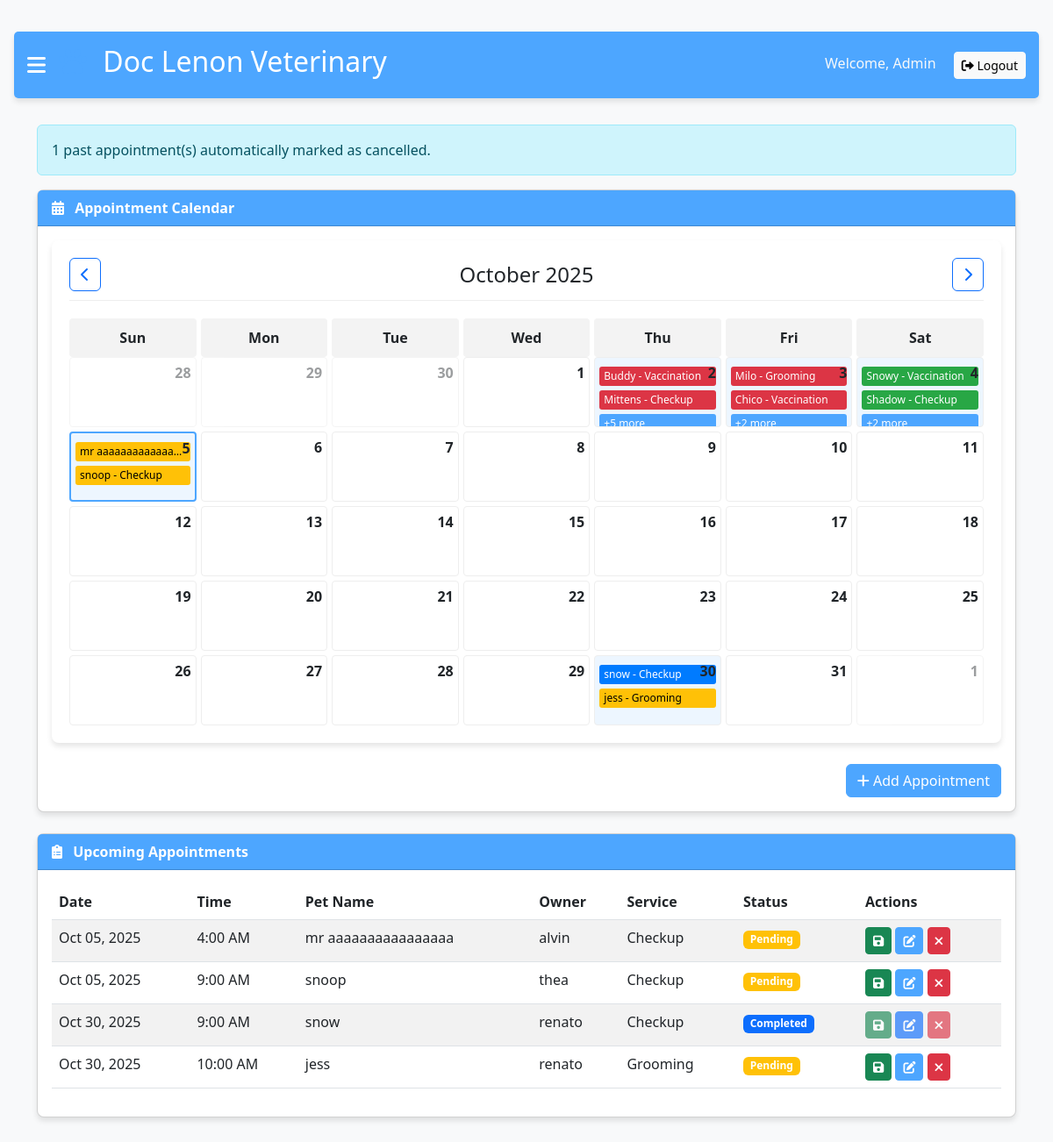
The page /calendar.php (signed in) on the database as committed earlier.
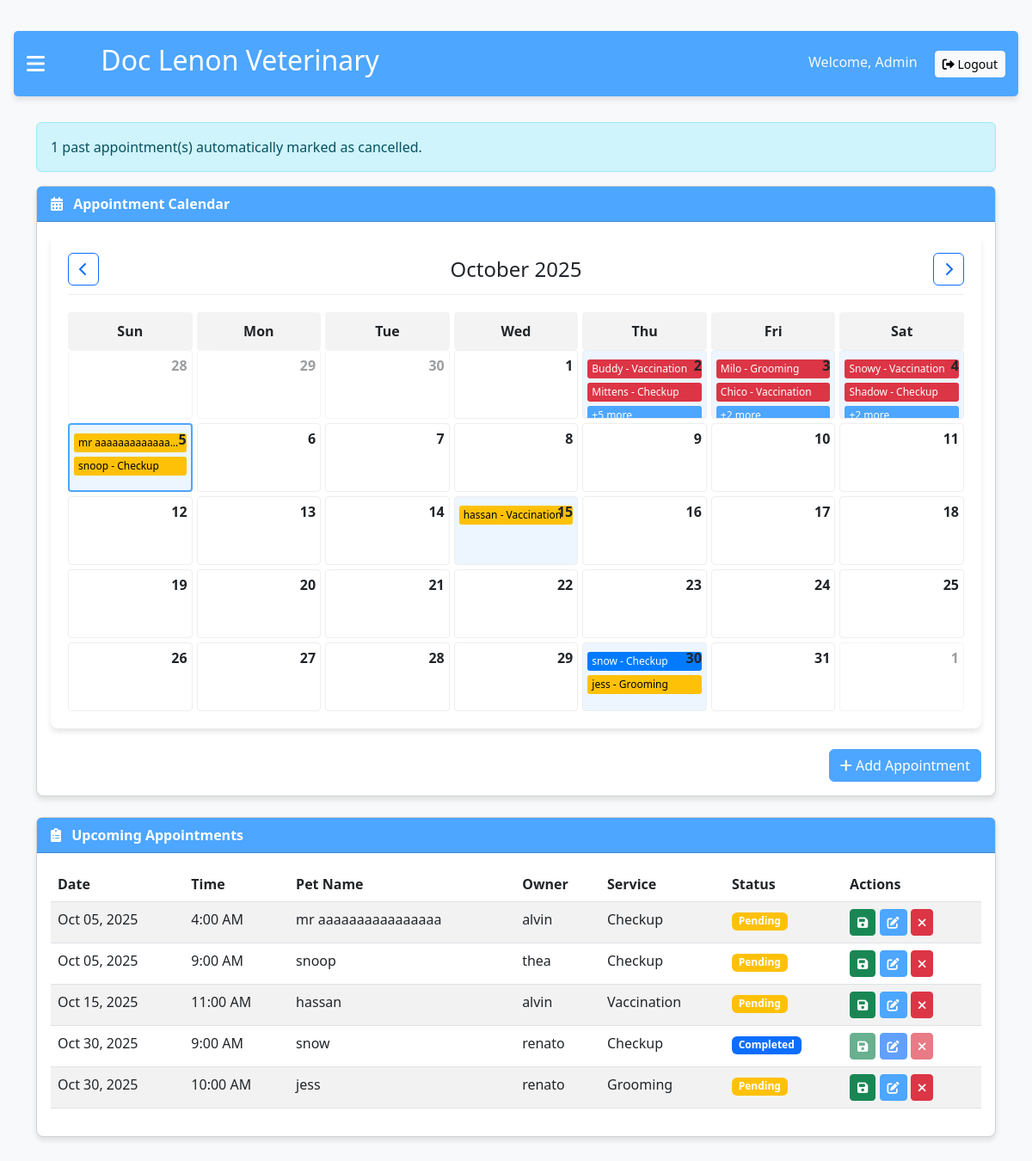
The same page on the database as committed later.
### tables this page shows
CREATE TABLE `appointments` (
  `id` int(11) NOT NULL,
  `appointment_date` date NOT NULL,
  `appointment_time` time NOT NULL,
  `pet_name` varchar(100) NOT NULL,
  `pet_type` varchar(50) NOT NULL,
  `owner_name` varchar(100) NOT NULL,
  `owner_phone` varchar(20) NOT NULL,
  `service_type` varchar(50) NOT NULL,
  `notes` text DEFAULT NULL,
  `status` varchar(20) DEFAULT 'Pending',
  `created_at` timestamp NOT NULL DEFAULT current_timestamp()
);

### calendar.php (the view, shortened to what the changed rows need)
<?php
$servername = "localhost";
$username = "root";
$password = "";
$dbname = "taho";
$conn = new mysqli($servername, $username, $password, $dbname);
$year = isset($_GET['year']) ? intval($_GET['year']) : date('Y');
$month = isset($_GET['month']) ? intval($_GET['month']) : date('n');
$firstDayOfMonth = mktime(0, 0, 0, $month, 1, $year);
$numberDays = date('t', $firstDayOfMonth);
$dateComponents = getdate($firstDayOfMonth);
$dayOfWeek = $dateComponents['wday'];
$upcomingAppointments = [];
$sql = "SELECT id, appointment_date, appointment_time, pet_name, owner_name, service_type, status
        FROM appointments
        WHERE appointment_date >= CURDATE()
        ORDER BY appointment_date, appointment_time";
$result = $conn->query($sql);
if ($result->num_rows > 0) {
    while ($row = $result->fetch_assoc()) {
        $upcomingAppointments[] = [
            'id' => $row['id'],
            'date' => date('M d, Y', strtotime($row['appointment_date'])),
            'time' => date('g:i A', strtotime($row['appointment_time'])),
            'pet_name' => $row['pet_name'],
            'owner' => $row['owner_name'],
            'service' => $row['service_type'],
            'status' => $row['status']
        ];
    }
}
$appointments = [];
$sql = "SELECT id, appointment_date, appointment_time, pet_name, service_type, status
        FROM appointments";
$result = $conn->query($sql);
if ($result->num_rows > 0) {
    while ($row = $result->fetch_assoc()) {
        $date = $row['appointment_date'];
        $appointments[$date][] = [
            'id' => $row['id'],
            'time' => date('g:i A', strtotime($row['appointment_time'])),
            'pet_name' => $row['pet_name'],
            'service' => $row['service_type'],
            'status' => $row['status'] ?? 'Pending'
        ];
    }
}
?>
<!DOCTYPE html>
<html lang="en">
<head>
    <link href="https://cdn.jsdelivr.net/npm/bootstrap@5.3.0-alpha1/dist/css/bootstrap.min.css" rel="stylesheet">
    <link rel="stylesheet" href="https://cdnjs.cloudflare.com/ajax/libs/font-awesome/6.0.0/css/all.min.css">
</head>
    <div id="main" class="main-content">
        <div class="admin-header">
            <div class="d-flex align-items-center">
                <h2><i class="fas fa-paw paw-logo"></i> Doc Lenon Veterinary</h2>
            </div>
        </div>
        <div class="container">
            <div class="row">
                <div class="col-md-12">
                    <div class="card mb-4">
                        <div class="card-body">
                            <div class="calendar">
                                <div class="calendar-dates">
                                    <?php
                                    for ($i = 0; $i < $dayOfWeek; $i++) {
                                        $lastMonthDay = date('j', strtotime('last day of previous month', $firstDayOfMonth));
                                        $dayNum = $lastMonthDay - $dayOfWeek + $i + 1;
                                        echo '<div class="calendar-date text-muted">';
                                        echo '<div class="date-number">' . $dayNum . '</div>';
                                        echo '</div>';
                                    }
                                    for ($day = 1; $day <= $numberDays; $day++) {
                                        $currentDate = sprintf('%04d-%02d-%02d', $year, $month, $day);
                                        $isToday = ($year == date('Y') && $month == date('n') && $day == date('j'));
                                        $hasAppointments = isset($appointments[$currentDate]) && count($appointments[$currentDate]) > 0;
                                        $class = 'calendar-date';
                                        if ($isToday) $class .= ' today';
                                        if ($hasAppointments) $class .= ' has-appointments';
                                        echo '<div class="' . $class . '" data-date="' . $currentDate . '" onclick="showAppointments(\'' . $currentDate . '\')">';
                                        echo '<div class="date-number">' . $day . '</div>';
                                        if ($hasAppointments) {
    foreach ($appointments[$currentDate] as $index => $apt) {
        if ($index < 2) {
            $statusClass = '';
            switch ($apt['status']) {
                case 'Confirmed':
                    $statusClass = 'status-confirmed';
                    break;
                case 'Completed':
                    $statusClass = 'status-completed';
                    break;
                case 'Cancelled':
                    $statusClass = 'status-cancelled';
                    break;
                default:
                    $statusClass = 'status-pending';
            }
            echo '<div class="appointment ' . $statusClass . '"
                     title="' . htmlspecialchars($apt['pet_name'] . ' - ' . $apt['service']) . '">'
                   . htmlspecialchars($apt['pet_name']) . ' - ' . htmlspecialchars($apt['service']) .
                 '</div>';
        } elseif ($index == 2) {
            $remaining = count($appointments[$currentDate]) - 2;
            echo '<div class="appointment">+' . $remaining . ' more</div>';
            break;
        }
    }
}
                                        echo '</div>';
                                    }
                                    $totalCells = $dayOfWeek + $numberDays;
                                    $remainingCells = 7 - ($totalCells % 7);
                                    if ($remainingCells < 7) {
                                        for ($i = 1; $i <= $remainingCells; $i++) {
                                            echo '<div class="calendar-date text-muted">';
                                            echo '<div class="date-number">' . $i . '</div>';
                                            echo '</div>';
                                        }
                                    }
                                    ?>
                                </div>
                            </div>
                        </div>
                    </div>
                    <div class="card">
                        <div class="card-body">
                            <div class="table-responsive">
                                <table class="table table-striped">
                                    <thead>
                                        <tr>
                                            <th>Date</th>
                                            <th>Time</th>
                                            <th>Pet Name</th>
                                            <th>Owner</th>
                                            <th>Service</th>
                                            <th>Status</th>
                                            <th>Actions</th>
                                        </tr>
                                    </thead>
                                    <tbody>
                                        <?php foreach ($upcomingAppointments as $appointment): ?>
                                            <tr data-appointment-id="<?php echo $appointment['id']; ?>"
                                                class="<?php
                                                    if ($appointment['status'] == 'Cancelled') echo 'cancelled-appointment';
                                                    else if ($appointment['status'] == 'Completed') echo 'completed-appointment';
                                                ?>">
                                                <td><?php echo $appointment['date']; ?></td>
                                                <td><?php echo $appointment['time']; ?></td>
                                                <td><?php echo $appointment['pet_name']; ?></td>
                                                <td><?php echo $appointment['owner']; ?></td>
                                                <td><?php echo $appointment['service']; ?></td>
                                                <td>
                                                    <span class="badge <?php
                                                        if ($appointment['status'] == 'Confirmed') echo 'bg-success';
                                                        else if ($appointment['status'] == 'Cancelled') echo 'bg-danger';
                                                        else if ($appointment['status'] == 'Completed') echo 'bg-primary';
                                                        else echo 'bg-warning';
                                                    ?>">
                                                        <?php echo $appointment['status']; ?>
                                                    </span>
                                                </td>
                                                <td>
                                                    <button class="btn btn-sm btn-success" title="Save" onclick="saveAppointment(<?php echo $appointment['id']; ?>)"
                                                        <?php echo ($appointment['status'] == 'Confirmed' || $appointment['status'] == 'Cancelled' || $appointment['status'] == 'Completed') ? 'disabled' : ''; ?>>
                                                        <i class="fas fa-save"></i>
                                                    </button>
                                                    <button class="btn btn-sm btn-primary" title="Edit" onclick="editAppointment(<?php echo $appointment['id']; ?>)"
                                                        <?php echo ($appointment['status'] == 'Cancelled' || $appointment['status'] == 'Completed') ? 'disabled' : ''; ?>>
                                                        <i class="fas fa-edit"></i>
                                                    </button>
                                                    <button class="btn btn-sm btn-danger" title="Cancel" onclick="deleteAppointment(<?php echo $appointment['id']; ?>)"
                                                        <?php echo ($appointment['status'] == 'Completed') ? 'disabled' : ''; ?>>
                                                        <i class="fas fa-times"></i>
                                                    </button>
                                                </td>
                                            </tr>
                                        <?php endforeach; ?>
                                    </tbody>
                                </table>
                            </div>
                        </div>
                    </div>
                </div>
            </div>
        </div>
    </div>
</body>
</html>

Rows that differ between the two databases and show on the page:
changed appointments "Snowy": status "Confirmed" → "Cancelled" (drawn)
changed appointments "Shadow": status "Confirmed" → "Cancelled" (drawn)
added appointments: date "Oct 15, 2025", time "11:00 AM", pet_name "hassan", owner_name "alvin", service_type "Vaccination", status "Pending"
Other text that changed with them:
new list line: "hassan - Vaccination"
